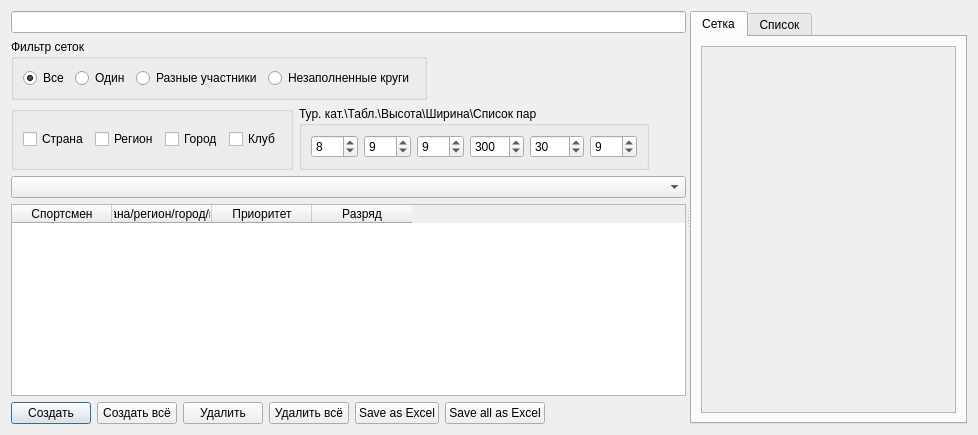
<?xml version="1.0" encoding="UTF-8"?>
<ui version="4.0">
 <class>DialogTournamentGrid</class>
 <widget class="QDialog" name="DialogTournamentGrid">
  <property name="windowTitle">
   <string>Сетки</string>
  </property>
  <layout class="QGridLayout" name="gridLayout_2">
   <item row="1" column="0">
    <widget class="QSplitter" name="splitter">
     <property name="orientation">
      <enum>Qt::Horizontal</enum>
     </property>
     <widget class="QWidget" name="widget" native="true">
      <layout class="QVBoxLayout" name="verticalLayout">
       <item>
        <widget class="QLineEdit" name="filterCategoriesLE">
         <property name="inputMask">
          <string/>
         </property>
         <property name="placeholderText">
          <string/>
         </property>
        </widget>
       </item>
       <item>
        <layout class="QHBoxLayout" name="horizontalLayout">
         <item>
          <widget class="QGroupBox" name="groupBox">
           <property name="sizePolicy">
            <sizepolicy hsizetype="Preferred" vsizetype="Preferred">
             <horstretch>0</horstretch>
             <verstretch>0</verstretch>
            </sizepolicy>
           </property>
           <property name="title">
            <string>Фильтр сеток</string>
           </property>
           <layout class="QHBoxLayout" name="horizontalLayout_2">
            <item>
             <widget class="QRadioButton" name="radioButtonAll">
              <property name="text">
               <string>Все</string>
              </property>
              <property name="checked">
               <bool>true</bool>
              </property>
             </widget>
            </item>
            <item>
             <widget class="QRadioButton" name="radioButtonLonly">
              <property name="text">
               <string>Один</string>
              </property>
             </widget>
            </item>
            <item>
             <widget class="QRadioButton" name="radioButtonInvalid">
              <property name="text">
               <string>Разные участники</string>
              </property>
             </widget>
            </item>
            <item>
             <widget class="QRadioButton" name="radioButtonInvalidTurn">
              <property name="text">
               <string>Незаполненные круги</string>
              </property>
             </widget>
            </item>
           </layout>
          </widget>
         </item>
         <item>
          <spacer name="horizontalSpacer_3">
           <property name="orientation">
            <enum>Qt::Horizontal</enum>
           </property>
           <property name="sizeHint" stdset="0">
            <size>
             <width>40</width>
             <height>20</height>
            </size>
           </property>
          </spacer>
         </item>
        </layout>
       </item>
       <item>
        <layout class="QHBoxLayout" name="horizontalLayout_5">
         <item>
          <widget class="QGroupBox" name="groupBox_2">
           <property name="title">
            <string/>
           </property>
           <layout class="QHBoxLayout" name="horizontalLayout_3">
            <item>
             <widget class="QCheckBox" name="checkBoxCountry">
              <property name="text">
               <string>Страна</string>
              </property>
             </widget>
            </item>
            <item>
             <widget class="QCheckBox" name="checkBoxRegion">
              <property name="text">
               <string>Регион</string>
              </property>
             </widget>
            </item>
            <item>
             <widget class="QCheckBox" name="checkBoxCity">
              <property name="text">
               <string>Город</string>
              </property>
             </widget>
            </item>
            <item>
             <widget class="QCheckBox" name="checkBoxClub">
              <property name="text">
               <string>Клуб</string>
              </property>
             </widget>
            </item>
           </layout>
          </widget>
         </item>
         <item>
          <widget class="QGroupBox" name="groupBox_5">
           <property name="title">
            <string>Тур. кат.\Табл.\Высота\Ширина\Список пар</string>
           </property>
           <layout class="QGridLayout" name="gridLayout_6">
            <item row="0" column="1">
             <widget class="QSpinBox" name="spinBoxFontSizeOfOrders">
              <property name="minimum">
               <number>1</number>
              </property>
              <property name="maximum">
               <number>228</number>
              </property>
              <property name="value">
               <number>9</number>
              </property>
             </widget>
            </item>
            <item row="0" column="0">
             <widget class="QSpinBox" name="spinBoxFontSizeOfTC">
              <property name="minimum">
               <number>1</number>
              </property>
              <property name="maximum">
               <number>228</number>
              </property>
              <property name="value">
               <number>8</number>
              </property>
             </widget>
            </item>
            <item row="0" column="3">
             <widget class="QSpinBox" name="spinBoxWidth">
              <property name="minimum">
               <number>1</number>
              </property>
              <property name="maximum">
               <number>3000</number>
              </property>
              <property name="singleStep">
               <number>5</number>
              </property>
              <property name="value">
               <number>300</number>
              </property>
             </widget>
            </item>
            <item row="0" column="4">
             <widget class="QSpinBox" name="spinBoxHeight">
              <property name="minimum">
               <number>1</number>
              </property>
              <property name="maximum">
               <number>3000</number>
              </property>
              <property name="value">
               <number>30</number>
              </property>
             </widget>
            </item>
            <item row="0" column="5">
             <widget class="QSpinBox" name="spinBoxFontSizeOfListOfPairs">
              <property name="minimum">
               <number>1</number>
              </property>
              <property name="maximum">
               <number>228</number>
              </property>
              <property name="value">
               <number>9</number>
              </property>
             </widget>
            </item>
            <item row="0" column="2">
             <widget class="QSpinBox" name="spinBoxFontSizeOfNodeOfGrid">
              <property name="minimum">
               <number>1</number>
              </property>
              <property name="maximum">
               <number>228</number>
              </property>
              <property name="value">
               <number>9</number>
              </property>
             </widget>
            </item>
           </layout>
          </widget>
         </item>
         <item>
          <spacer name="horizontalSpacer">
           <property name="orientation">
            <enum>Qt::Horizontal</enum>
           </property>
           <property name="sizeHint" stdset="0">
            <size>
             <width>40</width>
             <height>20</height>
            </size>
           </property>
          </spacer>
         </item>
        </layout>
       </item>
       <item>
        <widget class="QComboBox" name="qComboBoxSelectCategory">
         <property name="maxVisibleItems">
          <number>300</number>
         </property>
        </widget>
       </item>
       <item>
        <widget class="QTableWidget" name="qTableWidget">
         <property name="focusPolicy">
          <enum>Qt::NoFocus</enum>
         </property>
         <property name="editTriggers">
          <set>QAbstractItemView::NoEditTriggers</set>
         </property>
         <property name="selectionMode">
          <enum>QAbstractItemView::NoSelection</enum>
         </property>
         <column>
          <property name="text">
           <string>Спортсмен</string>
          </property>
         </column>
         <column>
          <property name="text">
           <string>Страна/регион/город/клуб</string>
          </property>
         </column>
         <column>
          <property name="text">
           <string>Приоритет</string>
          </property>
         </column>
         <column>
          <property name="text">
           <string>Разряд</string>
          </property>
         </column>
        </widget>
       </item>
       <item>
        <layout class="QHBoxLayout" name="horizontalLayout_4">
         <item>
          <widget class="QPushButton" name="buttonGenerate">
           <property name="sizePolicy">
            <sizepolicy hsizetype="Fixed" vsizetype="Fixed">
             <horstretch>0</horstretch>
             <verstretch>0</verstretch>
            </sizepolicy>
           </property>
           <property name="text">
            <string>Создать</string>
           </property>
          </widget>
         </item>
         <item>
          <widget class="QPushButton" name="buttonGenerateAll">
           <property name="sizePolicy">
            <sizepolicy hsizetype="Fixed" vsizetype="Fixed">
             <horstretch>0</horstretch>
             <verstretch>0</verstretch>
            </sizepolicy>
           </property>
           <property name="text">
            <string>Создать всё</string>
           </property>
          </widget>
         </item>
         <item>
          <widget class="QPushButton" name="buttonDelete">
           <property name="sizePolicy">
            <sizepolicy hsizetype="Fixed" vsizetype="Fixed">
             <horstretch>0</horstretch>
             <verstretch>0</verstretch>
            </sizepolicy>
           </property>
           <property name="text">
            <string>Удалить</string>
           </property>
          </widget>
         </item>
         <item>
          <widget class="QPushButton" name="buttonDeleteAll">
           <property name="sizePolicy">
            <sizepolicy hsizetype="Fixed" vsizetype="Fixed">
             <horstretch>0</horstretch>
             <verstretch>0</verstretch>
            </sizepolicy>
           </property>
           <property name="text">
            <string>Удалить всё</string>
           </property>
          </widget>
         </item>
         <item>
          <widget class="QPushButton" name="buttonSave">
           <property name="sizePolicy">
            <sizepolicy hsizetype="Fixed" vsizetype="Fixed">
             <horstretch>0</horstretch>
             <verstretch>0</verstretch>
            </sizepolicy>
           </property>
           <property name="text">
            <string>Save as Excel</string>
           </property>
          </widget>
         </item>
         <item>
          <widget class="QPushButton" name="buttonSaveAll">
           <property name="sizePolicy">
            <sizepolicy hsizetype="Fixed" vsizetype="Fixed">
             <horstretch>0</horstretch>
             <verstretch>0</verstretch>
            </sizepolicy>
           </property>
           <property name="text">
            <string>Save all as Excel</string>
           </property>
          </widget>
         </item>
         <item>
          <spacer name="horizontalSpacer_2">
           <property name="orientation">
            <enum>Qt::Horizontal</enum>
           </property>
           <property name="sizeHint" stdset="0">
            <size>
             <width>40</width>
             <height>20</height>
            </size>
           </property>
          </spacer>
         </item>
        </layout>
       </item>
      </layout>
     </widget>
     <widget class="QWidget" name="widget_2" native="true">
      <layout class="QVBoxLayout" name="verticalLayout_2">
       <item>
        <widget class="QTabWidget" name="qTabWidget">
         <property name="currentIndex">
          <number>0</number>
         </property>
         <widget class="QWidget" name="tab">
          <attribute name="title">
           <string>Сетка</string>
          </attribute>
          <layout class="QGridLayout" name="gridLayout_3">
           <item row="0" column="0">
            <widget class="QScrollArea" name="scrollArea">
             <property name="alignment">
              <set>Qt::AlignCenter</set>
             </property>
             <widget class="RenderAreaWidget" name="pRenderArea">
              <property name="geometry">
               <rect>
                <x>0</x>
                <y>0</y>
                <width>252</width>
                <height>348</height>
               </rect>
              </property>
             </widget>
            </widget>
           </item>
          </layout>
         </widget>
         <widget class="QWidget" name="tab_2">
          <attribute name="title">
           <string>Список</string>
          </attribute>
          <layout class="QGridLayout" name="gridLayout_4">
           <item row="0" column="0">
            <widget class="QTableWidget" name="tableWidgeRight">
             <property name="editTriggers">
              <set>QAbstractItemView::NoEditTriggers</set>
             </property>
             <property name="selectionMode">
              <enum>QAbstractItemView::SingleSelection</enum>
             </property>
             <column>
              <property name="text">
               <string>Спортсмен A</string>
              </property>
             </column>
             <column>
              <property name="text">
               <string>Регион A</string>
              </property>
             </column>
             <column>
              <property name="text">
               <string>Спортсмен B</string>
              </property>
             </column>
             <column>
              <property name="text">
               <string>Регион B</string>
              </property>
             </column>
             <column>
              <property name="text">
               <string>Уровень</string>
              </property>
             </column>
            </widget>
           </item>
          </layout>
         </widget>
        </widget>
       </item>
      </layout>
     </widget>
    </widget>
   </item>
  </layout>
 </widget>
 <customwidgets>
  <customwidget>
   <class>RenderAreaWidget</class>
   <extends>QWidget</extends>
   <header>renderareawidget.h</header>
   <container>1</container>
  </customwidget>
 </customwidgets>
 <tabstops>
  <tabstop>filterCategoriesLE</tabstop>
  <tabstop>radioButtonAll</tabstop>
  <tabstop>radioButtonLonly</tabstop>
  <tabstop>radioButtonInvalid</tabstop>
  <tabstop>radioButtonInvalidTurn</tabstop>
  <tabstop>checkBoxCountry</tabstop>
  <tabstop>checkBoxRegion</tabstop>
  <tabstop>checkBoxCity</tabstop>
  <tabstop>checkBoxClub</tabstop>
  <tabstop>spinBoxFontSizeOfTC</tabstop>
  <tabstop>spinBoxFontSizeOfOrders</tabstop>
  <tabstop>spinBoxWidth</tabstop>
  <tabstop>spinBoxHeight</tabstop>
  <tabstop>spinBoxFontSizeOfListOfPairs</tabstop>
  <tabstop>qComboBoxSelectCategory</tabstop>
  <tabstop>buttonGenerate</tabstop>
  <tabstop>buttonGenerateAll</tabstop>
  <tabstop>buttonDelete</tabstop>
  <tabstop>buttonDeleteAll</tabstop>
  <tabstop>buttonSave</tabstop>
  <tabstop>buttonSaveAll</tabstop>
  <tabstop>qTabWidget</tabstop>
  <tabstop>scrollArea</tabstop>
  <tabstop>tableWidgeRight</tabstop>
 </tabstops>
 <resources/>
 <connections/>
</ui>
